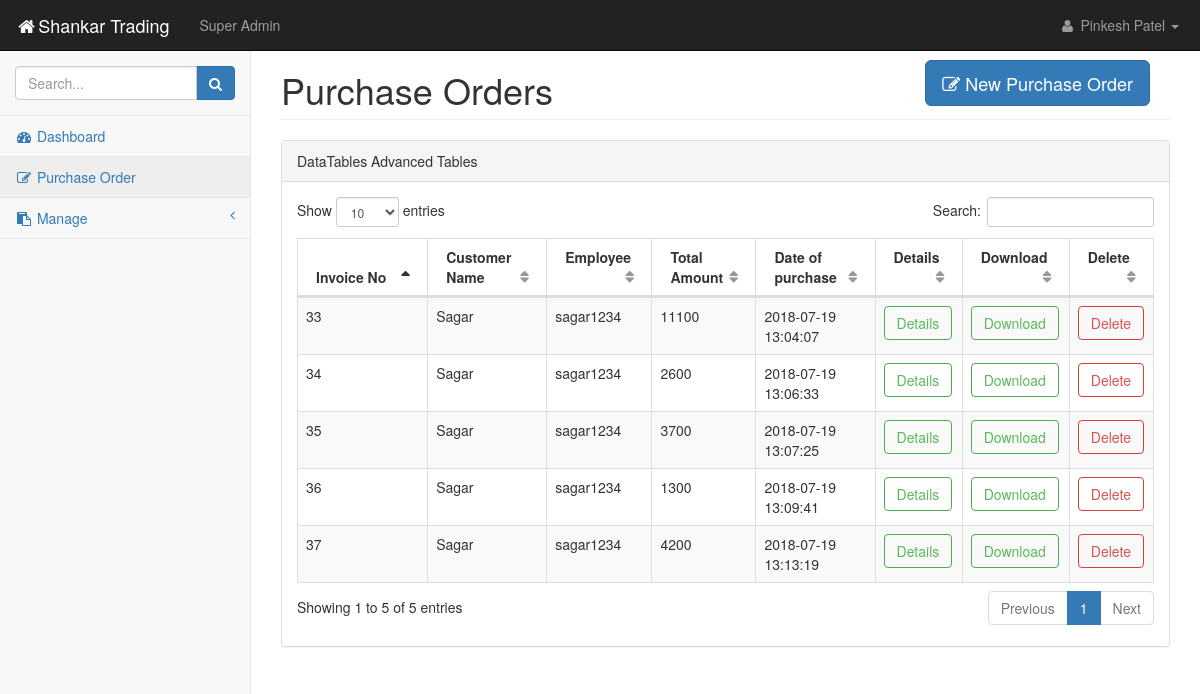
Screenshot of /pages/tables5.php (signed in) with the database file from the repository.
### tables this page shows
CREATE TABLE `tbl_transation_header` (
  `invoice` int(11) NOT NULL,
  `customer_name` varchar(50) NOT NULL,
  `employee_uname` varchar(50) NOT NULL,
  `total_amt` float NOT NULL,
  `date_time` timestamp NOT NULL DEFAULT CURRENT_TIMESTAMP ON UPDATE CURRENT_TIMESTAMP
);

### pages/tables5.php (the view, shortened to what this page needs)
<?php
include "sidepanel.php";
?>
            <div id="page-wrapper">
                <div class="row">
                    <div class="col-lg-12">
                        <form action="forms5.php" method="POST">
                    <button type="submit" class="btn btn-primary btn-lg" style="float:right;margin:30px 20px 0px 0px;" name="addbtn">
                        <i class="fa fa-edit"></i> New Purchase Order</button></form>
                        <h1 class="page-header">Purchase Orders</h1>
                    </div>
                </div>
                <div class="row">
                    <div class="col-lg-12">
                        <div class="panel panel-default">
                            <div class="panel-heading">
                                DataTables Advanced Tables
                            </div>
                            <div class="panel-body">
                                <div class="dataTable_wrapper">
                                    <table class="table table-striped table-bordered table-hover" id="dataTables-example">
                                    <col width="130">
                                        <thead>
                                            <tr>
                                                    <th>Invoice No</th>
                                                  <th>Customer Name</th>
                                                  <th>Employee</th>
                                                  <th>Total Amount</th>
                                                  <th>Date of purchase</th>
                                                  <th>Details</th>
                                                  <th>Download</th>
                                                  <th>Delete</th>
                                            </tr>
                                        </thead>
                                        <tbody>
                                            <?php
                                            $sql = "SELECT * FROM `tbl_transation_header`";
                                            $result = $conn->query($sql);
                                            while($row=$result->fetch_assoc()){?>
                                        <tr class="odd gradeX">
                                                <td><?php echo $row['invoice'];?></td>
                                                <td><?php echo $row['customer_name'];?></td>
                                                <td><?php echo $row['employee_uname'];?></td>
                                                <td><?php echo $row['total_amt'];?></td>
                                                <td><?php echo $row['date_time'];?></td>
                                                <td class="center">
                                                      <form action="bill.php" method="POST">
                                                      <button type="submit" class="btn btn-outline btn-success" name="detailbtn">Details</button>
                                                      </form>
                                                  </td>
                                                  <td class="center">
                                                      <form action="pdflib.php" method="POST">
                                                      <button type="submit" class="btn btn-outline btn-success" name="detailbtn">Download</button>
                                                      </form>
                                                  </td>
                                                  <td class="center">
                                                      <form action="delete_user.php" method="POST">
                                                      <button type="submit" onclick="return confirm_delete()" class="btn btn-outline btn-danger" name="deletebtn_order">Delete</button>
                                                    </form>
                                                </td>
                                       </tr>
                                            <?php } ?>
                                        </tbody>
                                    </table>
                                </div>
                            </div>
                        </div>
                    </div>
                </div>
            </div>
        </div>
    </body>
</html>

### css/startmin.css (style rules this page uses)
body { background-color: #f8f8f8; }
#page-wrapper { padding: 30px 15px 0 15px; min-height: 568px; background-color: #fff; }
@media (min-width:768px) { #page-wrapper { position: inherit; margin-left: 250px; padding: 30px 30px 0 30px; border-left: 1px solid #e7e7e7; } }
.btn-outline { color: inherit; background-color: transparent; transition: all .5s; }
.btn-success.btn-outline { color: #5cb85c; }
.btn-danger.btn-outline { color: #d9534f; }
table.dataTable thead .sorting, table.dataTable thead .sorting_asc, table.dataTable thead .sorting_desc, table.dataTable thead .sorting_asc_disabled, table.dataTable thead .sorting_desc_disabled { background: 0 0; }
table.dataTable thead .sorting_asc:after { content: "\f0de"; float: right; font-family: fontawesome; }
table.dataTable thead .sorting:after { content: "\f0dc"; float: right; font-family: fontawesome; color: rgba(50,50,50,.5); }

### rows the page displays
tbl_transation_header: invoice "33", customer_name "Sagar", employee_uname "sagar1234", total_amt "11100", date_time "2018-07-19 13:04:07"
tbl_transation_header: invoice "34", customer_name "Sagar", employee_uname "sagar1234", total_amt "2600", date_time "2018-07-19 13:06:33"
tbl_transation_header: invoice "35", customer_name "Sagar", employee_uname "sagar1234", total_amt "3700", date_time "2018-07-19 13:07:25"
tbl_transation_header: invoice "36", customer_name "Sagar", employee_uname "sagar1234", total_amt "1300", date_time "2018-07-19 13:09:41"
tbl_transation_header: invoice "37", customer_name "Sagar", employee_uname "sagar1234", total_amt "4200", date_time "2018-07-19 13:13:19"

### other values shown
$_SESSION['fname'] "Pinkesh"
$_SESSION['lname'] "Patel"
